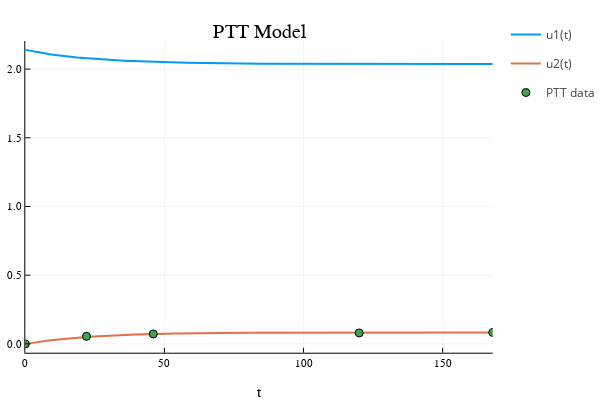

Write notebook code for a chart like this one.
### Code cell
#Plots PTT results
PTTprob = ODEProblem(PTTDiffEq!,PTTu02,tspan,PTT_k)
PTTsol = solve(PTTprob, Tsit5())

PTT_rxRes_plot = plot(PTTsol, lw=2, title = "PTT Model")
display(plot!(PTTFIBexp_data,seriestype = :scatter,label = "PTT data"))

println("PTT results:")
println("Filament rmsd: " , costFunction(PTTFIBexp_data, PTTu02, PTTDiffEq!, PTT_k))

### Figure 1 — Plotly figure (JSON) as saved in the notebook; plotly's stock layout.template omitted (floating-point values rounded to 4 significant figures; data arrays with more than 128 entries replaced by an {"elided": "..."} marker saying what was removed)
{"data": [{"colorbar": {"title": ""}, "legendgroup": "u1(t)", "line": {"color": "rgba(0, 154, 250, 1.000)", "dash": "solid", "shape": "linear", "width": 2}, "mode": "lines", "name": "u1(t)", "showlegend": true, "type": "scatter", "x": {"elided": "1000 float values"}, "xaxis": "x", "y": {"elided": "1000 float values"}, "yaxis": "y", "zmax": null, "zmin": null}, {"colorbar": {"title": ""}, "legendgroup": "u2(t)", "line": {"color": "rgba(227, 111, 71, 1.000)", "dash": "solid", "shape": "linear", "width": 2}, "mode": "lines", "name": "u2(t)", "showlegend": true, "type": "scatter", "x": {"elided": "1000 float values"}, "xaxis": "x", "y": {"elided": "1000 float values"}, "yaxis": "y", "zmax": null, "zmin": null}, {"colorbar": {"title": ""}, "legendgroup": "PTT data", "marker": {"color": "rgba(62, 164, 78, 1.000)", "line": {"color": "rgba(0, 0, 0, 1.000)", "width": 1}, "size": 8, "symbol": "circle"}, "mode": "markers", "name": "PTT data", "showlegend": true, "type": "scatter", "x": [0, 22, 46, 120, 168], "xaxis": "x", "y": [0, 0.05488, 0.07256, 0.0796, 0.08333], "yaxis": "y", "zmax": null, "zmin": null}], "layout": {"annotations": [{"font": {"color": "rgba(0, 0, 0, 1.000)", "family": "sans-serif", "size": 20}, "rotation": 0, "showarrow": false, "text": "PTT Model", "x": 0.5222, "xanchor": "center", "xref": "paper", "y": 1, "yanchor": "top", "yref": "paper"}], "height": 400, "legend_position": {"bgcolor": "rgba(255, 255, 255, 1.000)", "bordercolor": "rgba(0, 0, 0, 1.000)", "borderwidth": 1, "font": {"color": "rgba(0, 0, 0, 1.000)", "family": "sans-serif", "size": 11}, "title": {"font": {"color": "rgba(0, 0, 0, 1.000)", "family": "sans-serif", "size": 15}, "text": ""}, "tracegroupgap": 0, "traceorder": "normal", "x": 1, "xanchor": "auto", "y": 1, "yanchor": "auto"}, "margin": {"b": 20, "l": 0, "r": 0, "t": 20}, "paper_bgcolor": "rgba(255, 255, 255, 1.000)", "plot_bgcolor": "rgba(255, 255, 255, 1.000)", "showlegend": true, "width": 600, "xaxis": {"anchor": "y", "domain": [0.05101, 0.9934], "gridcolor": "rgba(0, 0, 0, 0.100)", "gridwidth": 0.5, "linecolor": "rgba(0, 0, 0, 1.000)", "mirror": false, "range": [0, 168], "showgrid": true, "showline": true, "showticklabels": true, "tickangle": 0, "tickcolor": "rgb(0, 0, 0)", "tickfont": {"color": "rgba(0, 0, 0, 1.000)", "family": "sans-serif", "size": 11}, "tickmode": "array", "ticks": "inside", "ticktext": ["0", "50", "100", "150"], "tickvals": [0, 50, 100, 150], "title": "t", "titlefont": {"color": "rgba(0, 0, 0, 1.000)", "family": "sans-serif", "size": 15}, "type": "-", "visible": true, "zeroline": false, "zerolinecolor": "rgba(0, 0, 0, 1.000)"}, "yaxis": {"anchor": "x", "domain": [0.07581, 0.9415], "gridcolor": "rgba(0, 0, 0, 0.100)", "gridwidth": 0.5, "linecolor": "rgba(0, 0, 0, 1.000)", "mirror": false, "range": [-0.0642, 2.204], "showgrid": true, "showline": true, "showticklabels": true, "tickangle": 0, "tickcolor": "rgb(0, 0, 0)", "tickfont": {"color": "rgba(0, 0, 0, 1.000)", "family": "sans-serif", "size": 11}, "tickmode": "array", "ticks": "inside", "ticktext": ["0.0", "0.5", "1.0", "1.5", "2.0"], "tickvals": [0, 0.5, 1, 1.5, 2], "title": "", "titlefont": {"color": "rgba(0, 0, 0, 1.000)", "family": "sans-serif", "size": 15}, "type": "-", "visible": true, "zeroline": false, "zerolinecolor": "rgba(0, 0, 0, 1.000)"}}}
